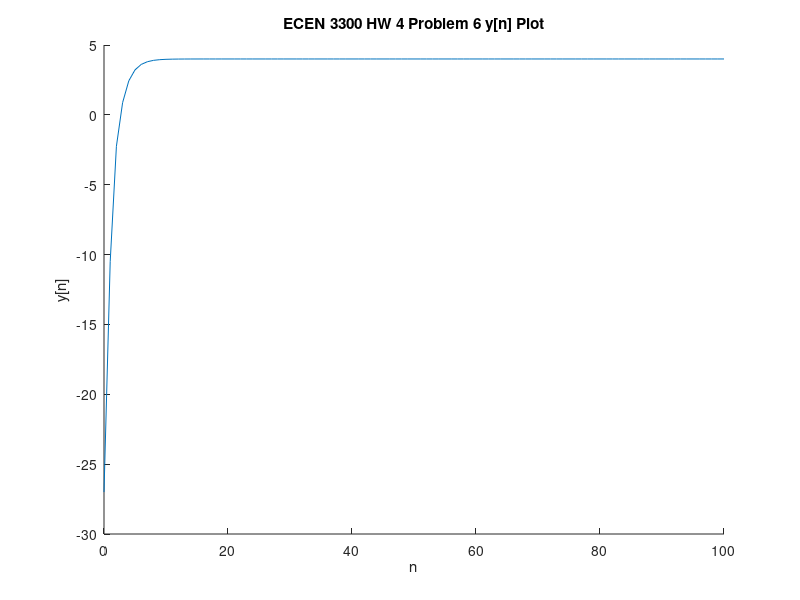

This figure's MATLAB source:
%% ECEN 3300 HW 4 Problem 6 Plotting
% Ian Faber

%% Housekeeping
clc; clear; close all

%% Code
n = 0:1:100;

func = @(n) (n>=0).*0.5.^n + ((n-1)>=0).*0.5.^(n-1) + ((n-2)>=0).*0.5.^(n-2) - 0.5.^(n-5) + 4;

figure
hold on
title("ECEN 3300 HW 4 Problem 6 y[n] Plot")
plot(n, func(n));
xlabel("n")
ylabel("y[n]")
